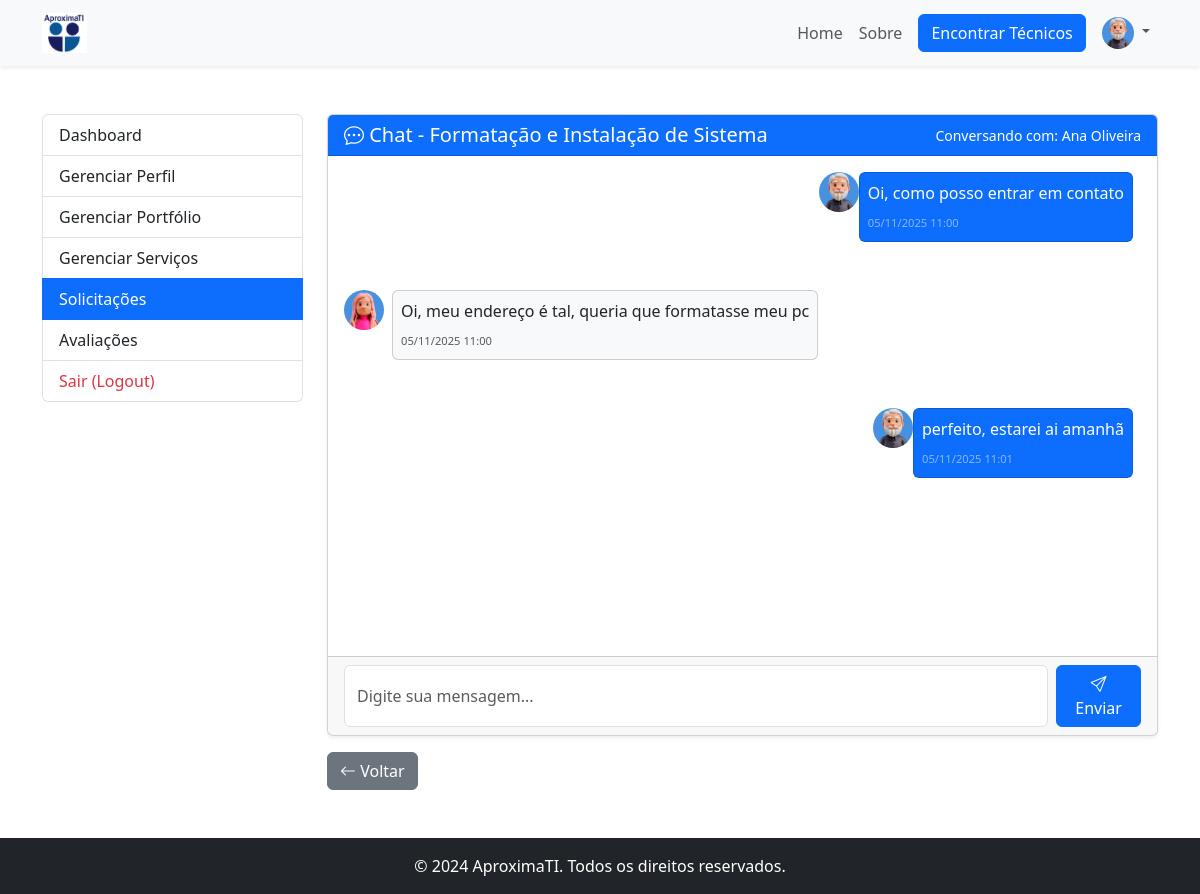
Page /painel/chat.php?atendimento_id=5 (signed in) on the committed database.
### tables this page shows
CREATE TABLE `atendimentos` (
  `id` int(11) NOT NULL,
  `cliente_id` int(11) NOT NULL,
  `tecnico_id` int(11) NOT NULL,
  `servico_id` int(11) NOT NULL,
  `status` enum('pendente','em_andamento','concluido','cancelado') DEFAULT 'pendente',
  `data_atendimento` datetime DEFAULT current_timestamp()
);

CREATE TABLE `servicos` (
  `id` int(11) NOT NULL,
  `tecnico_id` int(11) NOT NULL,
  `titulo` varchar(100) NOT NULL,
  `descricao` text DEFAULT NULL,
  `preco` decimal(10,2) DEFAULT NULL
);

CREATE TABLE `usuarios` (
  `id` int(11) NOT NULL,
  `nome` varchar(100) NOT NULL,
  `email` varchar(100) NOT NULL,
  `senha` varchar(255) NOT NULL,
  `tipo` enum('tecnico','cliente','admin') NOT NULL,
  `telefone` varchar(20) DEFAULT NULL,
  `cidade` varchar(100) DEFAULT NULL,
  `estado` char(2) DEFAULT NULL,
  `foto_perfil` varchar(255) DEFAULT NULL,
  `especialidade` varchar(255) DEFAULT NULL,
  `data_cadastro` datetime DEFAULT current_timestamp()
);

CREATE TABLE `mensagens` (
  `id` int(11) NOT NULL,
  `atendimento_id` int(11) NOT NULL,
  `remetente_id` int(11) NOT NULL,
  `mensagem` text NOT NULL,
  `lida` tinyint(1) DEFAULT 0,
  `data_envio` datetime DEFAULT current_timestamp()
);

### classes/AtendimentoDAO.php (called while the page is built, shortened)
<?php
class AtendimentoDAO {
    private $pdo;
    public function __construct(PDO $pdo) {
        $this->pdo = $pdo;
    }
    public function buscarPorId($atendimentoId) {
        $sql = "SELECT
                    a.id,
                    a.status,
                    a.data_atendimento,
                    a.cliente_id,
                    a.tecnico_id,
                    a.servico_id,
                    u1.nome AS cliente_nome,
                    u2.nome AS tecnico_nome,
                    s.titulo AS servico_titulo
                FROM atendimentos AS a
                JOIN usuarios AS u1 ON a.cliente_id = u1.id
                JOIN usuarios AS u2 ON a.tecnico_id = u2.id
                JOIN servicos AS s ON a.servico_id = s.id
                WHERE a.id = ?";
        $stmt = $this->pdo->prepare($sql);
        $stmt->execute([$atendimentoId]);
        return $stmt->fetch();
    }
}
?>

### classes/MensagemDAO.php (called while the page is built, shortened)
<?php
class MensagemDAO {
    private $pdo;
    public function __construct(PDO $pdo) {
        $this->pdo = $pdo;
    }
    public function buscarMensagensPorAtendimento($atendimentoId) {
        $sql = "SELECT
                    m.id,
                    m.mensagem,
                    m.data_envio,
                    m.remetente_id,
                    m.lida,
                    u.nome AS remetente_nome,
                    u.foto_perfil AS remetente_foto,
                    u.tipo AS remetente_tipo
                FROM mensagens AS m
                JOIN usuarios AS u ON m.remetente_id = u.id
                WHERE m.atendimento_id = ?
                ORDER BY m.data_envio ASC";
        $stmt = $this->pdo->prepare($sql);
        $stmt->execute([$atendimentoId]);
        return $stmt->fetchAll();
    }
}
?>

### painel/chat.php (the view, shortened to what this page needs)
<?php
require_once '../includes/db.php';
require_once '../classes/AtendimentoDAO.php';
require_once '../classes/MensagemDAO.php';
$atendimentoId = (int)$_GET['atendimento_id'];
$usuarioId = $_SESSION['usuario_id'];
$atendimentoDAO = new AtendimentoDAO($pdo);
$mensagemDAO = new MensagemDAO($pdo);
$atendimento = $atendimentoDAO->buscarPorId($atendimentoId);
$mensagens = $mensagemDAO->buscarMensagensPorAtendimento($atendimentoId);
$outroParticipante = null;
if ($_SESSION['usuario_tipo'] === 'tecnico') {
    $outroParticipante = [
        'nome' => $atendimento['cliente_nome'],
        'id' => $atendimento['cliente_id']
    ];
} else {
    $outroParticipante = [
        'nome' => $atendimento['tecnico_nome'],
        'id' => $atendimento['tecnico_id']
    ];
}
include '../includes/header.php';
?>
<main class="container my-5">
    <div class="row">
        <div class="col-md-3">
        </div>
        <div class="col-md-9">
            <div class="card shadow-sm">
                <div class="card-header bg-primary text-white d-flex justify-content-between align-items-center">
                    <h5 class="mb-0">
                        <i class="bi bi-chat-dots"></i> Chat - <?php echo htmlspecialchars($atendimento['servico_titulo']); ?>
                    </h5>
                    <small>Conversando com: <?php echo htmlspecialchars($outroParticipante['nome']); ?></small>
                </div>
                <div class="card-body p-0" style="height: 500px; overflow-y: auto;" id="chatMessages">
                    <?php if (empty($mensagens)): ?>
                        <div class="text-center text-muted p-4">
                            <i class="bi bi-chat-left-text" style="font-size: 3rem;"></i>
                            <p class="mt-3">Nenhuma mensagem ainda. Comece a conversa!</p>
                        </div>
                    <?php else: ?>
                        <?php foreach ($mensagens as $mensagem): ?>
                            <?php
                            $isMine = ($mensagem['remetente_id'] == $usuarioId);
                            $avatarPath = '../assets/img/' . ($mensagem['remetente_foto'] ?? 'avatar_default.png');
                            ?>
                            <div class="d-flex mb-3 p-3 <?php echo $isMine ? 'justify-content-end' : 'justify-content-start'; ?>">
                                <div class="d-flex <?php echo $isMine ? 'flex-row-reverse' : 'flex-row'; ?>" style="max-width: 70%;">
                                    <?php if (!$isMine): ?>
                                        <img src="<?php echo $avatarPath; ?>" alt="Avatar" class="rounded-circle me-2" style="width: 40px; height: 40px; object-fit: cover;">
                                    <?php endif; ?>
                                    <div class="<?php echo $isMine ? 'me-2' : ''; ?>">
                                        <div class="card <?php echo $isMine ? 'bg-primary text-white' : 'bg-light'; ?>">
                                            <div class="card-body p-2">
                                                <p class="mb-1"><?php echo nl2br(htmlspecialchars($mensagem['mensagem'])); ?></p>
                                                <small class="<?php echo $isMine ? 'text-white-50' : 'text-muted'; ?>" style="font-size: 0.7rem;">
                                                    <?php echo date('d/m/Y H:i', strtotime($mensagem['data_envio'])); ?>
                                                </small>
                                            </div>
                                        </div>
                                    </div>
                                    <?php if ($isMine): ?>
                                        <img src="<?php echo '../assets/img/' . ($_SESSION['usuario_foto'] ?? 'avatar_default.png'); ?>" alt="Avatar" class="rounded-circle ms-2" style="width: 40px; height: 40px; object-fit: cover;">
                                    <?php endif; ?>
                                </div>
                            </div>
                        <?php endforeach; ?>
                    <?php endif; ?>
                </div>
                <div class="card-footer">
                    <form id="formMensagem" class="d-flex">
                        <input type="text" name="mensagem" id="inputMensagem" class="form-control me-2" placeholder="Digite sua mensagem..." required autocomplete="off">
                        <button type="submit" class="btn btn-primary">
                            <i class="bi bi-send"></i> Enviar
                        </button>
                    </form>
                </div>
            </div>
            <div class="mt-3">
                <a href="<?php echo $_SESSION['usuario_tipo'] === 'tecnico' ? 'gerenciarAtendimentos.php' : 'meusPedidos.php'; ?>" class="btn btn-secondary">
                    <i class="bi bi-arrow-left"></i> Voltar
                </a>
            </div>
        </div>
    </div>
</main>
<?php
include '../includes/footer.php';
?>

### rows in the picture
atendimentos: servico.titulo "Formatação e Instalação de Sistema", cliente.nome "Ana Oliveira"
mensagens: mensagem "Oi, como posso entrar em contato", data_envio "05/11/2025 11:00"
mensagens: remetente.foto_perfil (picture), mensagem "Oi, meu endereço é tal, queria que formatasse meu pc", data_envio "05/11/2025 11:00"
mensagens: mensagem "perfeito, estarei ai amanhã", data_envio "05/11/2025 11:01"
